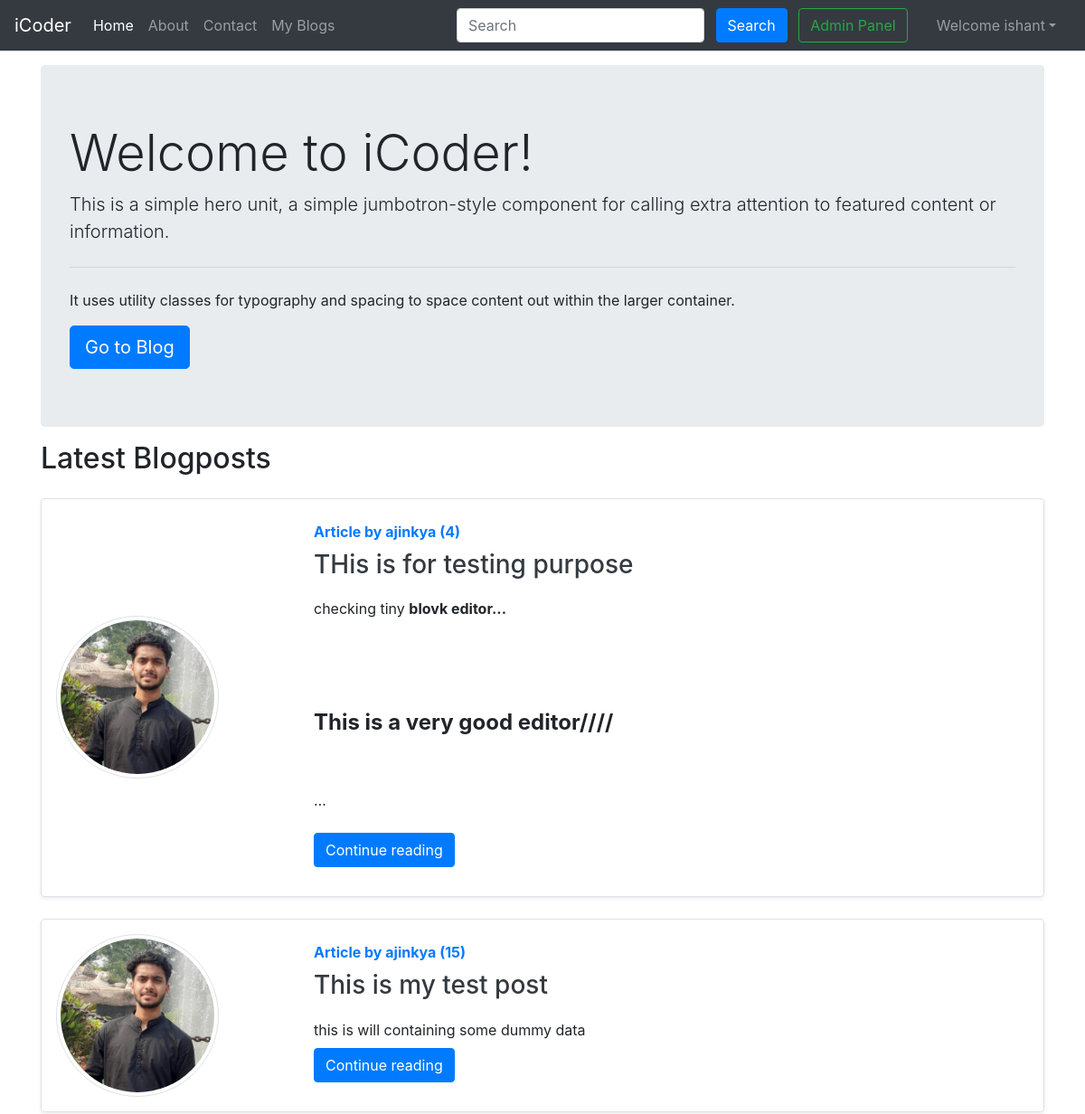
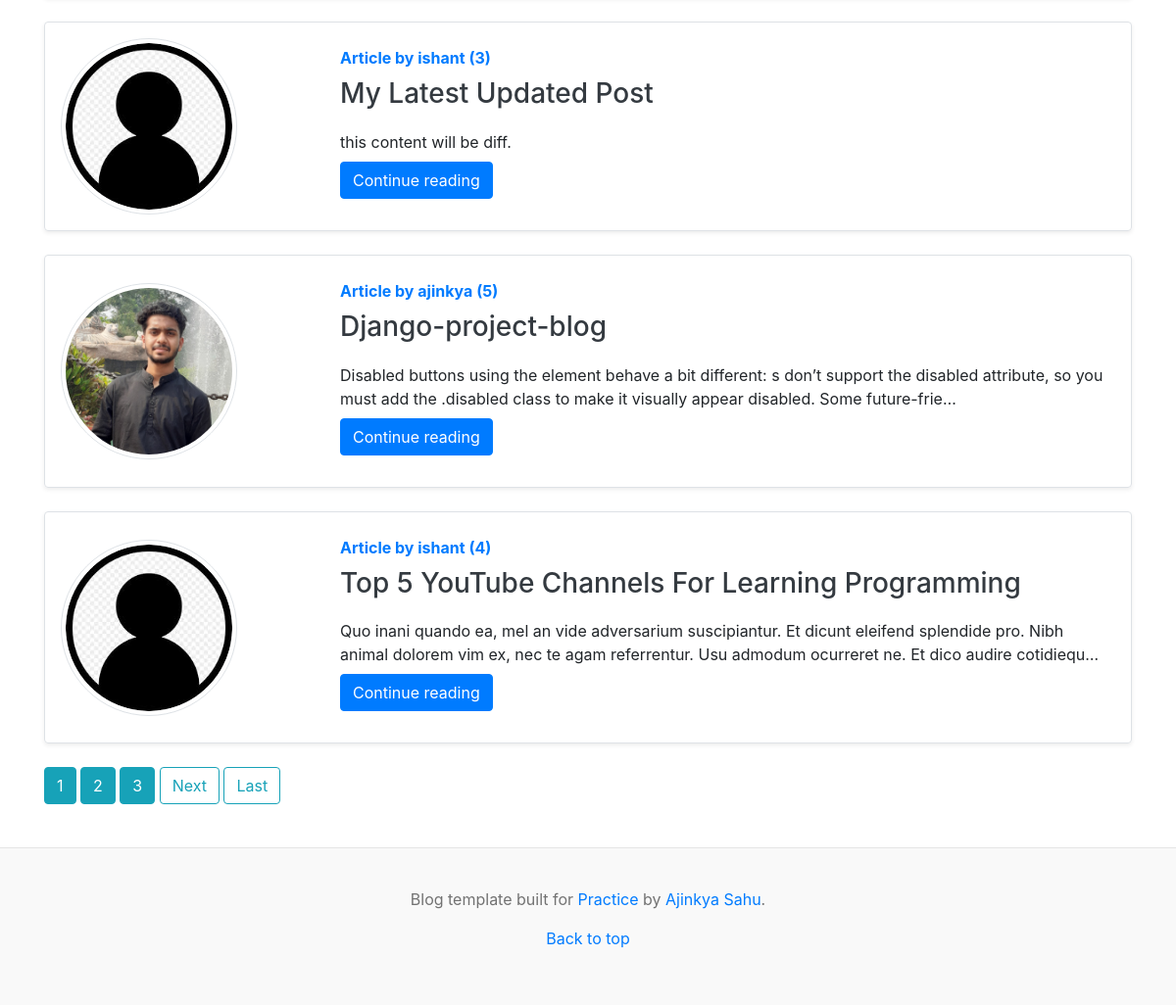
The page / (signed in) on the database its author committed (2 pictures, top to bottom).
### blog/models.py (models this page shows, shortened)
class Post(models.Model):
    sno=models.AutoField(primary_key=True)
    title=models.CharField(max_length=255,unique = True)
    author=models.ForeignKey(User, on_delete=models.CASCADE)     #, null=True)
    slug=models.CharField(max_length=130)
    views= models.IntegerField(default=0)
    timeStamp=models.DateTimeField(default = now)
    content =  HTMLField()

### users/models.py (models this page shows, shortened)
class Profile(models.Model):
    user = models.OneToOneField(User,on_delete=models.CASCADE)
    image = models.ImageField(default="default.jpg",upload_to = 'profile_pics')

### home/views.py (the view)
# urls.py: path('', PostListView.as_view(), name="home"),
class PostListView(ListView):
    model = Post
    template_name = 'home/home.html'      # App / <model>_<viewtype>.html
    context_object_name = 'allPosts'
    ordering = ['-timeStamp']
    paginate_by = 5

### templates/home/home.html (shortened to what this page needs)
{% extends 'base.html' %} {% block title %} Home{% endblock title %} {% block homeactive %}active{% endblock homeactive %} {% block body %}
{% if is_paginated and page_obj.has_previous %}
{% else %}
<div class="container">
    <div class="jumbotron my-3">
        <h1 class="display-4">Welcome to iCoder!</h1>
        <p class="lead">This is a simple hero unit, a simple jumbotron-style component for calling extra attention to featured content or information.</p>
        <hr class="my-4">
        <p>It uses utility classes for typography and spacing to space content out within the larger container.</p>
        <a class="btn btn-primary btn-lg" href="/blog" role="button">Go to Blog</a>
    </div>
</div>
{% endif %}
<div class="container">
    <h2>Latest Blogposts</h2>
    {% for post in allPosts  %}
    <div class="row no-gutters border align-items-center rounded overflow-hidden flex-md-row mb-4 shadow-sm h-md-250 my-4 position-relative">
        <div class="col-3 d-none d-lg-block p-3">
            <img src="{{post.author.profile.image.url}}" class="img-thumbnail rounded-circle" style="height:180px;width:180px;" alt="img - {{post.author.username}}">
        </div>
        <div class="col p-4 d-flex flex-column position-static">
            <strong class="d-inline-block mb-2 text-primary">Article  by {{post.author}} ({{post.views}})</strong>
            <h3 class="mb-0"><a class="text-dark" href="{% url 'blog:blogPost' post.title %}">{{post.title}} </a> </h3>
            <p class="card-text mb-auto mt-3">{{post.content|safe |truncatechars:200}}</p>
            <div class="my-2">
            	<a href="{% url 'blog:blogPost' post.title %}" role="button" class="btn btn-primary">Continue reading</a>
            </div>
        </div>
    </div>
    {% endfor %}
        <div class="mt-4">
            {% if is_paginated %}
                {% for num in page_obj.paginator.page_range %}
                    {% if page_obj.number == num %}
                        <a class="btn btn-info mb-4" href="?page={{num}}">{{num}}</a>
                    {% elif num > page_obj.number|add:'-3' and num < page_obj.number|add:'3' %}
                        <a class="btn btn-info mb-4" href="?page={{num}}">{{num}}</a>
                    {% endif %}
                {% endfor %}
                {% if page_obj.has_next %}
                    <a class="btn btn-outline-info mb-4" href="?page={{page_obj.next_page_number}}">Next</a>
                    <a class="btn btn-outline-info mb-4" href="?page={{ page_obj.paginator.num_pages}}">Last</a>
                {% endif %}
            {% endif %}
        </div>
</div>
{% endblock %}

### templates/base.html (shortened to what this page needs)
<!doctype html>
<html lang="en">
<head>
    <link rel="stylesheet" href="https://stackpath.bootstrapcdn.com/bootstrap/4.5.2/css/bootstrap.min.css">
</head>
<body>
    <nav class="navbar navbar-expand-lg navbar-dark bg-dark" id='top'>
        <a class="navbar-brand" href="/">iCoder</a>
        <div class="collapse navbar-collapse" id="navbarSupportedContent">
            <ul class="navbar-nav mr-auto">
                <li class="nav-item {% block homeactive %}  {% endblock homeactive %}">
                    <a class="nav-link" href="/">Home <span class="sr-only">(current)</span></a>
                </li>
                <li class="nav-item {% block aboutactive %}  {% endblock aboutactive %}">
                    <a class="nav-link" href="/about">About</a>
                </li>
                <li class="nav-item {% block contactactive %}  {% endblock contactactive %} ">
                    <a class="nav-link" href="/contact">Contact</a>
                </li>
                <li class="nav-item {% block blogactive %}  {% endblock blogactive %} ">
                    <a class="nav-link" href="{% url 'blog:blogHome' %}">My Blogs</a>
                </li>
            </ul>
            <div class="ml-auto form-inline ">
                <form method="get" action="/search" class="my-2 my-lg-0 mx-3">
                    <input class="form-control mr-sm-2" type="search" placeholder="Search" aria-label="Search" name="query" id="query">
                    <button class="btn btn-primary my-2 my-sm-0 " type="submit">Search</button>
                    <a href="/admin" role="button" target="_blank" class="btn btn-outline-success m-2 my-sm-0"> Admin Panel </a>
                </form>
                {% if user.is_authenticated %}
                <ul class="navbar-nav mr-2">
                    <li class="nav-item dropdown">
                        <a class="nav-link dropdown-toggle {% block useractive %}  {% endblock useractive %}" href='#' id="navbarDropdown" role="button" data-toggle="dropdown"> Welcome {{request.user}}</a>
                    </li>
                </ul>
            </div>
            {% endif %}
        </div>
    </nav>
    <main style="min-height:600px;">
        {% block body %} {% endblock body %} {% block js %} {% endblock js %}
    </main>
    <footer class="blog-footer">
        <p>Blog template built for <a href="">Practice</a> by <a href="https://www.linkedin.com/in/ajinkya-sahu/">Ajinkya Sahu</a>.</p>
        <p>
            <a href="#top">Back to top</a>
        </p>
    </footer>
</body>
</html>

### templates/base.html (style rules this page uses)
.blog-footer { padding: 2.5rem 0; color: #727272; text-align: center; background-color: #f9f9f9; border-top: .05rem solid #e5e5e5; margin-top: 20px; }

### rows shown on the page
Post: author.profile.image (picture), author "ajinkya", views "4", title "THis is for testing purpose", content "checking tiny blovk editor... This is a very good editor//// …"
Post: author.profile.image (picture), author "ajinkya", views "15", title "This is my test post", content "this is will containing some dummy data"
Post: author.profile.image (placeholder picture), author "ishant", views "3", title "My Latest Updated Post", content "this content will be diff."
Post: author.profile.image (picture), author "ajinkya", views "5", title "Django-project-blog", content "Disabled buttons using the element behave a bit different: s don’t support the disabled attribute, so you must add the .disabled class to make it visually appear disabled. Some future-frie…"
Post: author.profile.image (placeholder picture), author "ishant", views "4", title "Top 5 YouTube Channels For Learning Programming", content "Quo inani quando ea, mel an vide adversarium suscipiantur. Et dicunt eleifend splendide pro. Nibh animal dolorem vim ex, nec te agam referrentur. Usu admodum ocurreret ne. Et dico audire cotidiequ…"

### other values the page prints
{{ request.user }} "ishant"
{{ num }} "1"
{{ num }} "2" "3"
